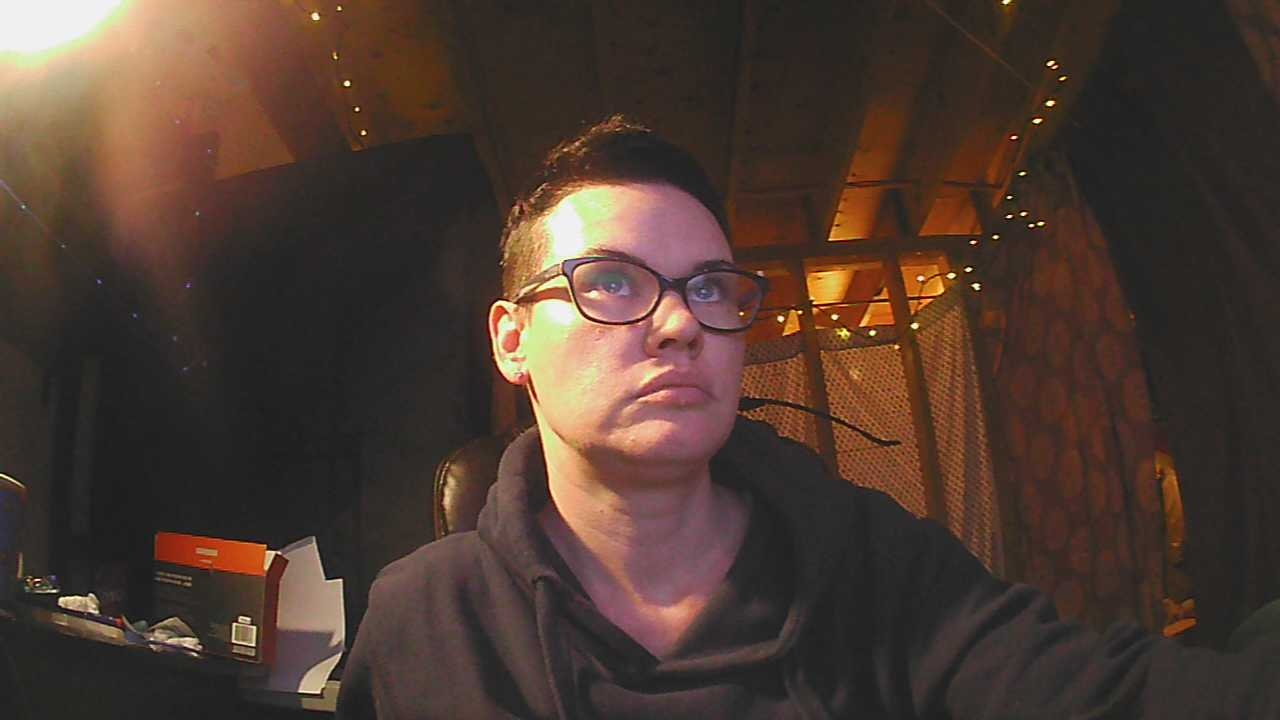
#> input picture Lab12/image_121.jpg, 1280 x 720 px
$ python lab12-3.py
#> lines starting #> are read from the running program, lines starting #| are printed output that depends on the picture
import numpy as np
import cv2 as cv
import sys
img1 = cv.imread('image_121.jpg')
#> img1 is the input picture: shape (720, 1280, 3); mean B, G, R 49.8, 58.9, 77.1
img2 = cv.imread('image_98.jpg')
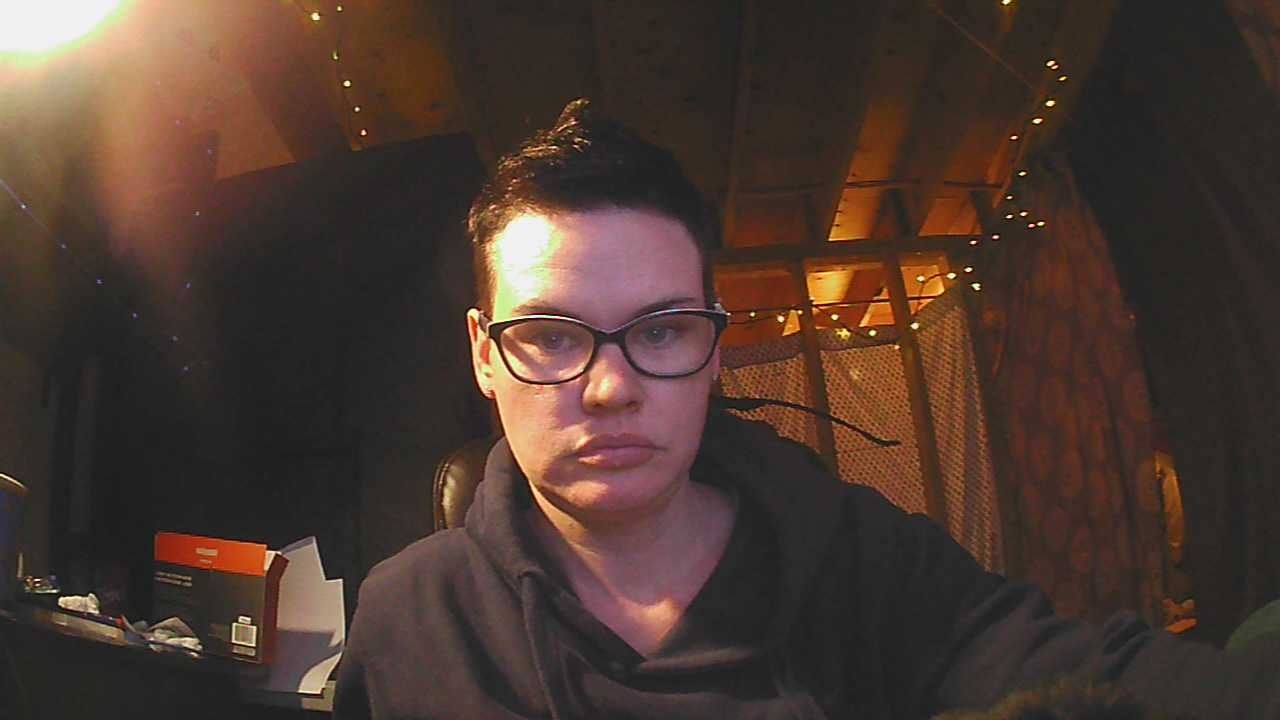
#> input picture Lab12/image_98.jpg, 1280 x 720 px
#> img2 is the input picture: shape (720, 1280, 3); mean B, G, R 48.5, 57, 75
alpha = 0.2
dst = cv.addWeighted(img1,1-alpha,img2,alpha,0)
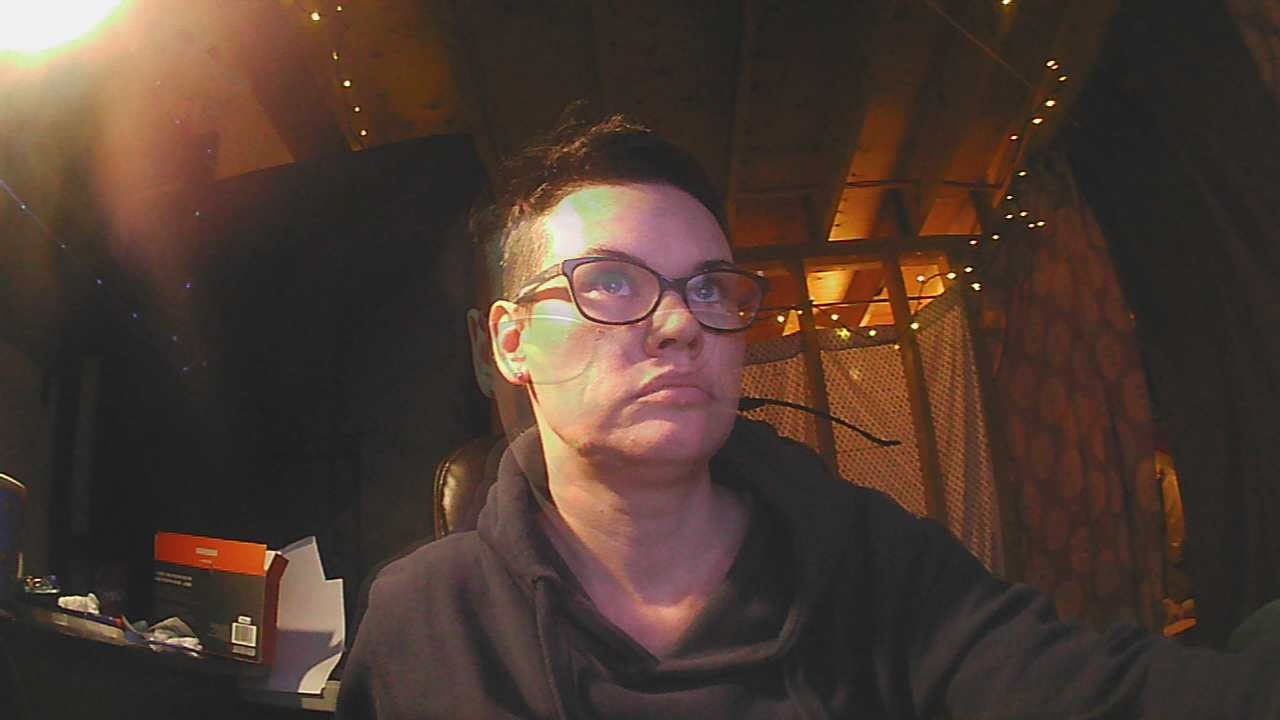
#> dst: shape (720, 1280, 3); mean B, G, R 49.6, 58.5, 76.7
cv.imshow('dst',dst)
cv.waitKey(0)
cv.destroyAllWindows()
